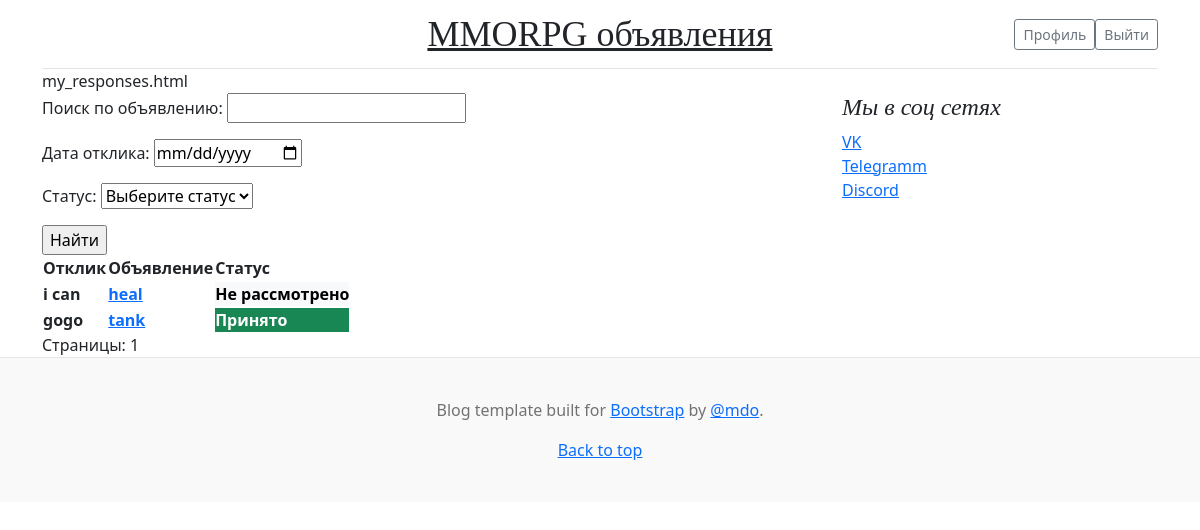
The app's page /board/my_responses/ (signed in), older data.
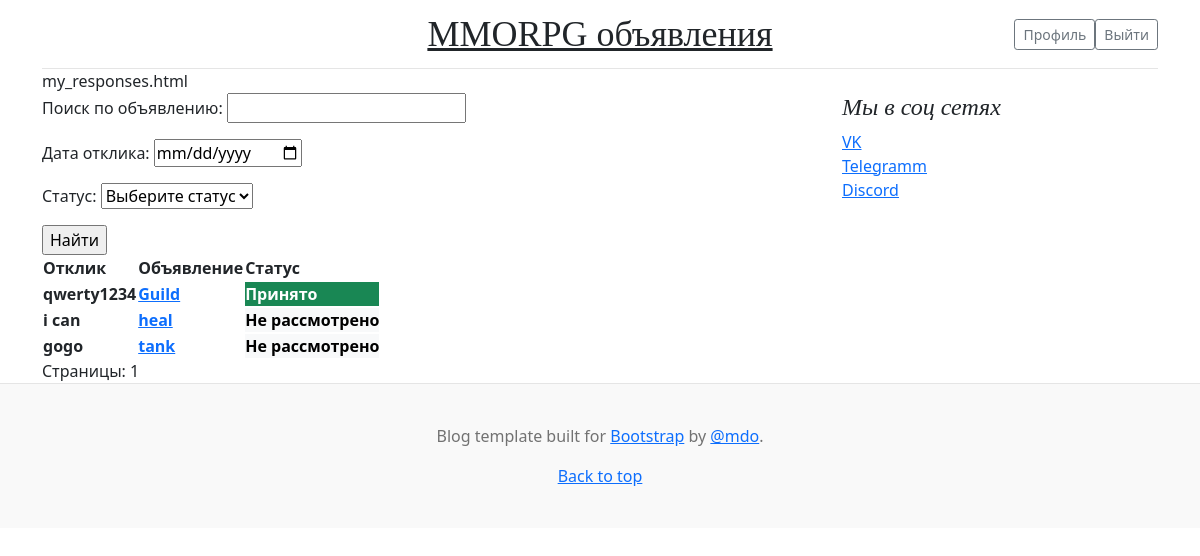
The same page, newer data.
### Announcement/models.py (models this page shows, shortened)
class ResponseToAnnounce(models.Model):
    response_announcement = models.ForeignKey('Announcement', related_name='response', on_delete=models.CASCADE)
    user = models.ForeignKey(User, related_name='user', on_delete=models.CASCADE)
    text = models.TextField(max_length=256)
    accepted = models.IntegerField(default=0)
    date_time_resp = models.DateField(auto_now_add=True, null=True)
    def __str__(self):
        return f'{self.text[0:19]}'

class Announcement(models.Model):
    CATEGORY = (
        ('Tank', 'Танки'),
        ('Healer', 'Хилы'),
        ('DD', 'ДД'),
        ('Vendor', 'Торговцы'),
        ('GuildMaster', 'Гильдмастеры'),
        ('QuestGiver', 'Квестгиверы'),
        ('Smith', 'Кузнецы'),
        ('Skinner', 'Кожевники'),
        ('Alchemist', 'Зельевары'),
        ('SpellMaster', 'Мастера заклинаний'),
    )
    author = models.ForeignKey(User, related_name='author', on_delete=models.CASCADE)
    category = models.CharField(max_length=16, choices=CATEGORY)
    title = models.CharField(max_length=64)
    text = RichTextUploadingField(null=True, config_name='default')
    published_date = models.DateTimeField(auto_now_add=True, name='date')
    sent_mail = models.BooleanField(default=False)
    opportunity_to_response = models.BooleanField(default=True)
    def __str__(self):
        return f'{self.title}'

### Announcement/views.py (the view)
# urls.py: path('board/my_responses/', MyResponsesList.as_view(), name='my_responses'),
class MyResponsesList(LoginRequiredMixin, ListView):
    model = ResponseToAnnounce
    ordering = '-id'
    template_name = 'my_responses.html'
    context_object_name = 'my_responses'
    paginate_by = 10
    def get_queryset(self):
        queryset = ResponseToAnnounce.objects.filter(user=self.request.user)
        self.filterset = ResponseFilter(self.request.GET, queryset)
        return self.filterset.qs.order_by(self.ordering)
    def get_context_data(self, *, object_list=None, **kwargs):
        context = super().get_context_data()
        context['filterset'] = self.filterset
        return context

### Announcement/templates/my_responses.html (shortened to what this page needs)
{% extends 'flatpages/default.html' %}
{% load custom_tags %}
{% block content %}
my_responses.html
<form action="" method="get">
    {{ filterset.form.as_p }}
    <input type="submit" value="Найти" />
</form>
<table>
    <tr>
        <th>Отклик</th>
        <th>Объявление</th>
        <th>Статус</th>
    </tr>
{% for response in my_responses %}
    <tr>
        <th>{{ response }} </th>
        <th>
            <a href ="{% url 'announce' pk=response.response_announcement.id %}">{{ response.response_announcement }}</a>
        </th>
        <th>
            {% if response.accepted == 1 %}
                <div class="btn-success">Принято</div>
            {% elif response.accepted == 2 %}
                <div class="btn-dark">Отклонен</div>
            {% else %}
                <div class="btn-light">Не рассмотрено</div>
            {% endif %}
        </th>
    </tr>
{% endfor %}
</table>
Страницы:
{{ page_obj.number }}
{% endblock content %}

Row changes from the older to the newer data that the page shows:
added ResponseToAnnounce: text "qwerty1234", response_announcement "Guild", accepted "Принято"
changed ResponseToAnnounce "gogo": accepted "Принято" → "Не рассмотрено"
